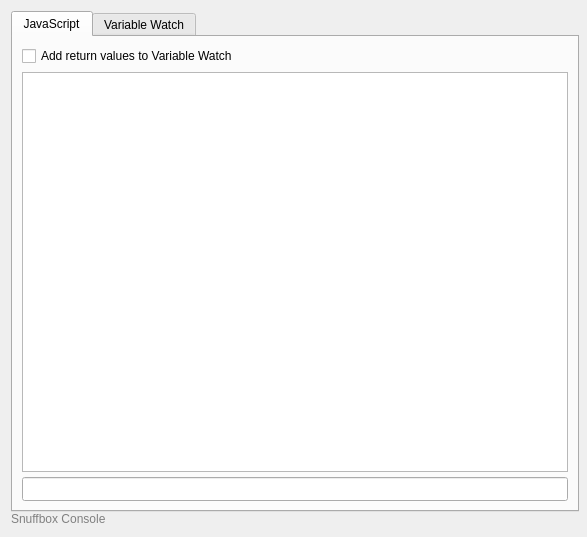
<?xml version="1.0" encoding="UTF-8"?>
<ui version="4.0">
 <class>ConsoleUI</class>
 <widget class="QWidget" name="ConsoleUI">
  <property name="geometry">
   <rect>
    <x>0</x>
    <y>0</y>
    <width>587</width>
    <height>537</height>
   </rect>
  </property>
  <property name="minimumSize">
   <size>
    <width>587</width>
    <height>537</height>
   </size>
  </property>
  <property name="windowTitle">
   <string>Snuffbox Console</string>
  </property>
  <layout class="QVBoxLayout" name="verticalLayout">
   <item>
    <widget class="QTabWidget" name="consoleTabs">
     <property name="minimumSize">
      <size>
       <width>568</width>
       <height>501</height>
      </size>
     </property>
     <property name="currentIndex">
      <number>0</number>
     </property>
     <widget class="QWidget" name="javascript">
      <attribute name="title">
       <string>JavaScript</string>
      </attribute>
      <layout class="QVBoxLayout" name="verticalLayout_2">
       <item>
        <widget class="QCheckBox" name="toggleWatch">
         <property name="text">
          <string>Add return values to Variable Watch</string>
         </property>
        </widget>
       </item>
       <item>
        <layout class="QVBoxLayout" name="terminalLayout">
         <item>
          <widget class="QTextBrowser" name="terminal">
           <property name="minimumSize">
            <size>
             <width>0</width>
             <height>400</height>
            </size>
           </property>
           <property name="maximumSize">
            <size>
             <width>16777215</width>
             <height>16777215</height>
            </size>
           </property>
           <property name="lineWrapMode">
            <enum>QTextEdit::NoWrap</enum>
           </property>
          </widget>
         </item>
         <item>
          <widget class="QLineEdit" name="commandLine">
           <property name="minimumSize">
            <size>
             <width>0</width>
             <height>24</height>
            </size>
           </property>
           <property name="maximumSize">
            <size>
             <width>16777215</width>
             <height>24</height>
            </size>
           </property>
          </widget>
         </item>
        </layout>
       </item>
      </layout>
     </widget>
     <widget class="QWidget" name="variableWatch">
      <property name="minimumSize">
       <size>
        <width>563</width>
        <height>475</height>
       </size>
      </property>
      <attribute name="title">
       <string>Variable Watch</string>
      </attribute>
      <layout class="QVBoxLayout" name="verticalLayout_3">
       <item>
        <layout class="QVBoxLayout" name="variableLayout">
         <item>
          <widget class="QTreeWidget" name="variableTree">
           <property name="minimumSize">
            <size>
             <width>541</width>
             <height>441</height>
            </size>
           </property>
           <property name="indentation">
            <number>10</number>
           </property>
           <property name="uniformRowHeights">
            <bool>false</bool>
           </property>
           <property name="animated">
            <bool>false</bool>
           </property>
           <property name="allColumnsShowFocus">
            <bool>true</bool>
           </property>
           <property name="wordWrap">
            <bool>false</bool>
           </property>
           <property name="headerHidden">
            <bool>false</bool>
           </property>
           <property name="columnCount">
            <number>2</number>
           </property>
           <attribute name="headerVisible">
            <bool>false</bool>
           </attribute>
           <attribute name="headerCascadingSectionResizes">
            <bool>false</bool>
           </attribute>
           <attribute name="headerDefaultSectionSize">
            <number>280</number>
           </attribute>
           <attribute name="headerHighlightSections">
            <bool>true</bool>
           </attribute>
           <attribute name="headerMinimumSectionSize">
            <number>280</number>
           </attribute>
           <attribute name="headerStretchLastSection">
            <bool>false</bool>
           </attribute>
           <column>
            <property name="text">
             <string>Variable Names</string>
            </property>
           </column>
           <column>
            <property name="text">
             <string>Variable Types</string>
            </property>
           </column>
          </widget>
         </item>
        </layout>
       </item>
      </layout>
     </widget>
    </widget>
   </item>
   <item>
    <widget class="QLabel" name="snuffboxLabel">
     <property name="styleSheet">
      <string notr="true">color: gray;</string>
     </property>
     <property name="text">
      <string>Snuffbox Console</string>
     </property>
    </widget>
   </item>
  </layout>
 </widget>
 <resources/>
 <connections/>
</ui>
